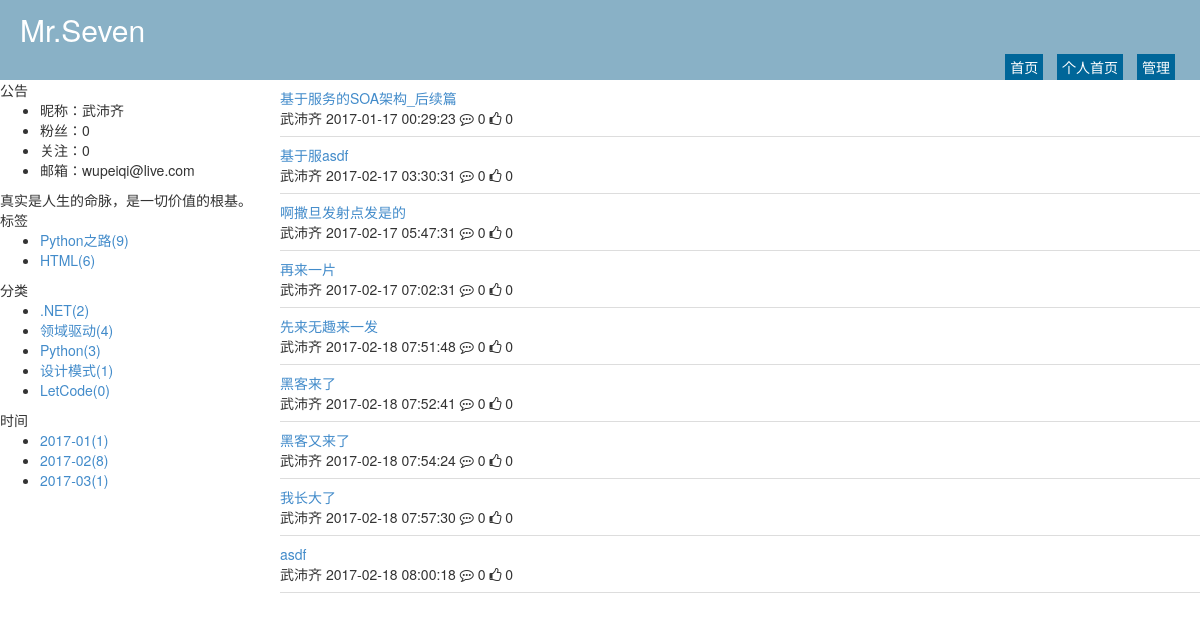
Page /wupeiqi/tag/1.html on the committed database.
### repository/models.py (models this page shows)
class Blog(models.Model):
    nid = models.BigAutoField(primary_key=True)
    title = models.CharField(verbose_name='个人博客标题', max_length=64)
    site = models.CharField(verbose_name='个人博客前缀', max_length=32, unique=True)
    theme = models.CharField(verbose_name='博客主题', max_length=32)
    user = models.OneToOneField(to='UserInfo', to_field='nid')

class UserInfo(models.Model):
    nid = models.BigAutoField(primary_key=True)
    username = models.CharField(verbose_name='用户名', max_length=32, unique=True)
    password = models.CharField(verbose_name='密码', max_length=64)
    nickname = models.CharField(verbose_name='昵称', max_length=32)
    email = models.EmailField(verbose_name='邮箱', unique=True)
    avatar = models.ImageField(verbose_name='头像')
    create_time = models.DateTimeField(verbose_name='创建时间', auto_now_add=True)
    fans = models.ManyToManyField(verbose_name='粉丝们',
                                  to='UserInfo',
                                  through='UserFans',
                                  related_name='f',
                                  through_fields=('user', 'follower'))

class Tag(models.Model):
    nid = models.AutoField(primary_key=True)
    title = models.CharField(verbose_name='标签名称', max_length=32)
    blog = models.ForeignKey(verbose_name='所属博客', to='Blog', to_field='nid')

class Category(models.Model):
    nid = models.AutoField(primary_key=True)
    title = models.CharField(verbose_name='分类标题', max_length=32)
    blog = models.ForeignKey(verbose_name='所属博客', to='Blog', to_field='nid')

class Article(models.Model):
    nid = models.BigAutoField(primary_key=True)
    title = models.CharField(verbose_name='文章标题', max_length=128)
    summary = models.CharField(verbose_name='文章简介', max_length=255)
    read_count = models.IntegerField(default=0)
    comment_count = models.IntegerField(default=0)
    up_count = models.IntegerField(default=0)
    down_count = models.IntegerField(default=0)
    create_time = models.DateTimeField(verbose_name='创建时间', auto_now_add=True)
    blog = models.ForeignKey(verbose_name='所属博客', to='Blog', to_field='nid')
    category = models.ForeignKey(verbose_name='文章类型', to='Category', to_field='nid', null=True)
    type_choices = [
        (1, "Python"),
        (2, "Linux"),
        (3, "OpenStack"),
        (4, "GoLang"),
    ]
    article_type_id = models.IntegerField(choices=type_choices, default=None)
    tags = models.ManyToManyField(
        to="Tag",
        through='Article2Tag',
        through_fields=('article', 'tag'),
    )

### web/views/home.py (the view)
# urls.py: url(r'^(?P<site>\w+)/(?P<condition>((tag)|(date)|(category)))/(?P<val>\w+-*\w*).html$', home.filter),
def filter(request, site, condition, val):
    blog = models.Blog.objects.filter(site=site).select_related('user').first()
    if not blog:
        return redirect('/')
    tag_list = models.Tag.objects.filter(blog=blog)
    category_list = models.Category.objects.filter(blog=blog)
    date_list = models.Article.objects.raw(
        'select nid, count(nid) as num,strftime("%Y-%m",create_time) as ctime from repository_article group by strftime("%Y-%m",create_time)')
    template_name = "home_summary_list.html"
    if condition == 'tag':
        template_name = "home_title_list.html"
        article_list = models.Article.objects.filter(tags=val, blog=blog).all()
    elif condition == 'category':
        article_list = models.Article.objects.filter(category_id=val, blog=blog).all()
    elif condition == 'date':
        article_list = models.Article.objects.filter(blog=blog).extra(
            where=['strftime("%%Y-%%m",create_time)=%s'], params=[val, ]).all()
    else:
        article_list = []
    return render(
        request,
        template_name,
        {
            'blog': blog,
            'tag_list': tag_list,
            'category_list': category_list,
            'date_list': date_list,
            'article_list': article_list
        }
    )

### templates/home_title_list.html
{% extends 'home_layout.html' %}
{% block content %}
    <div class="title-list">
        {% for row in article_list %}
        <div class="row-item">
            <div class="title">
                <a href="/{{ blog.site }}/{{ row.nid }}.html">{{ row.title }}</a>
            </div>
            <div class="tips">
                <span>{{ blog.user.nickname }}</span>
                <span>{{ row.create_time|date:"Y-m-d H:i:s" }} </span>
                <span>
                    <i class="fa fa-commenting-o" aria-hidden="true"></i>
                    <span>{{ row.comment_count }}</span>
                </span>
                <span>
                    <i class="fa fa-thumbs-o-up" aria-hidden="true"></i>
                    <span>{{ row.up_count }}</span>
                </span>
            </div>
        </div>
        {% endfor %}
    </div>
{% endblock %}

### templates/home_layout.html (shortened to what this page needs)
<!DOCTYPE html>
<html>
<head lang="en">
    <link rel="stylesheet" href="/static/plugins/bootstrap/css/bootstrap.css"/>
    <link rel="stylesheet" href="/static/plugins/font-awesome/css/font-awesome.css"/>
    <link rel="stylesheet" href="/static/css/edmure.css"/>
    <link rel="stylesheet" href="/static/css/commons.css"/>
    <link rel="stylesheet" href="/static/css/row-avatar.css"/>
    <link rel="stylesheet" href="/static/css/theme/{{ blog.theme }}.css"/>
</head>
<body>
<div class="pg-header">
    <div class="title">{{ blog.title }}</div>
    <div class="menu-list">
        <a class="menu-item" href="/">首页</a>
        <a class="menu-item" href="/{{ blog.site }}.html">个人首页</a>
        <a class="menu-item" href="/backend/index.html">管理</a>
    </div>
</div>
<div class="pg-body">
    <div class="body-menu">
        <div class="notice">
            <div class="notice-header">公告</div>
            <div class="notice-body">
                <ul>
                    <li>昵称：{{ blog.user.nickname }}</li>
                    <li>粉丝：{{ blog.user.fans.count }}</li>
                    <li>关注：{{ blog.user.f.count }}</li>
                    <li>邮箱：{{ blog.user.email }}</li>
                </ul>
                <div class="memo">
                    真实是人生的命脉，是一切价值的根基。
                </div>
            </div>
        </div>
        <div class="tags">
            <div class="tags-header">标签</div>
            <div class="tags-body">
                <ul>
                    {% for tag in tag_list %}
                        <li><a href="/{{ blog.site }}/tag/{{ tag.nid }}.html">{{ tag.title }}({{ tag.article_set.count }})</a></li>
                    {% endfor %}
                </ul>
            </div>
        </div>
        <div class="types">
            <div class="types-header">分类</div>
            <div class="types-body">
                <ul>
                    {% for tag in category_list %}
                        <li><a href="/{{ blog.site }}/category/{{ tag.nid }}.html">{{ tag.title }}({{ tag.article_set.count }})</a></li>
                    {% endfor %}
                </ul>
            </div>
        </div>
        <div class="dates">
            <div class="dates-header">时间</div>
            <div class="dates-body">
                <ul>
                    {% for tag in date_list %}
                        <li><a href="/{{ blog.site }}/date/{{ tag.ctime }}.html">{{ tag.ctime}}({{ tag.num}})</a></li>
                    {% endfor %}
                </ul>
            </div>
        </div>
    </div>
    <div class="body-content">
        {% block content %}{% endblock %}
    </div>
</div>
</body>
</html>

### static/css/theme/default.css (style rules this page uses)
.pg-header { height: 80px; background-color: #89b1c6; position: relative; color: #ffffff; }
.pg-header .title { font-size: 30px; line-height: 60px; margin-left: 20px; }
.pg-header .menu-list { position: absolute; bottom: 0; right: 20px; }
.pg-header .menu-list a { color: #ffffff; display: inline-block; padding: 3px 5px; margin: 0 5px; background-color: #006699; }
.pg-body { min-width: 980px; position: relative; }
.pg-body .body-menu { position: absolute; left: 0; width: 280px; }
.pg-body .body-content { position: absolute; right: 0; left: 280px; overflow: scroll; }
.pg-body .body-content .title-list .row-item { border-bottom: 1px solid #dddddd;padding: 8px 0; }

### rows in the picture
Blog: title "Mr.Seven", user.nickname "武沛齐", user.fans.count "0", user.f.count "0", user.email "wupeiqi@live.com"
Tag: title "Python之路", article_set.count "9"
Tag: title "HTML", article_set.count "6"
Category: title ".NET", article_set.count "2"
Category: title "领域驱动", article_set.count "4"
Category: title "Python", article_set.count "3"
Category: title "设计模式", article_set.count "1"
Category: title "LetCode", article_set.count "0"
Article: ctime "2017-01", num "1", title "基于服务的SOA架构_后续篇", create_time "2017-01-17 00:29:23", comment_count "0", up_count "0"
Article: ctime "2017-02", num "8", title "基于服asdf", create_time "2017-02-17 03:30:31", comment_count "0", up_count "0"
Article: ctime "2017-03", num "1"
Article: title "啊撒旦发射点发是的", create_time "2017-02-17 05:47:31", comment_count "0", up_count "0"
Article: title "再来一片", create_time "2017-02-17 07:02:31", comment_count "0", up_count "0"
Article: title "先来无趣来一发", create_time "2017-02-18 07:51:48", comment_count "0", up_count "0"
Article: title "黑客来了", create_time "2017-02-18 07:52:41", comment_count "0", up_count "0"
Article: title "黑客又来了", create_time "2017-02-18 07:54:24", comment_count "0", up_count "0"
Article: title "我长大了", create_time "2017-02-18 07:57:30", comment_count "0", up_count "0"
Article: title "asdf", create_time "2017-02-18 08:00:18", comment_count "0", up_count "0"
